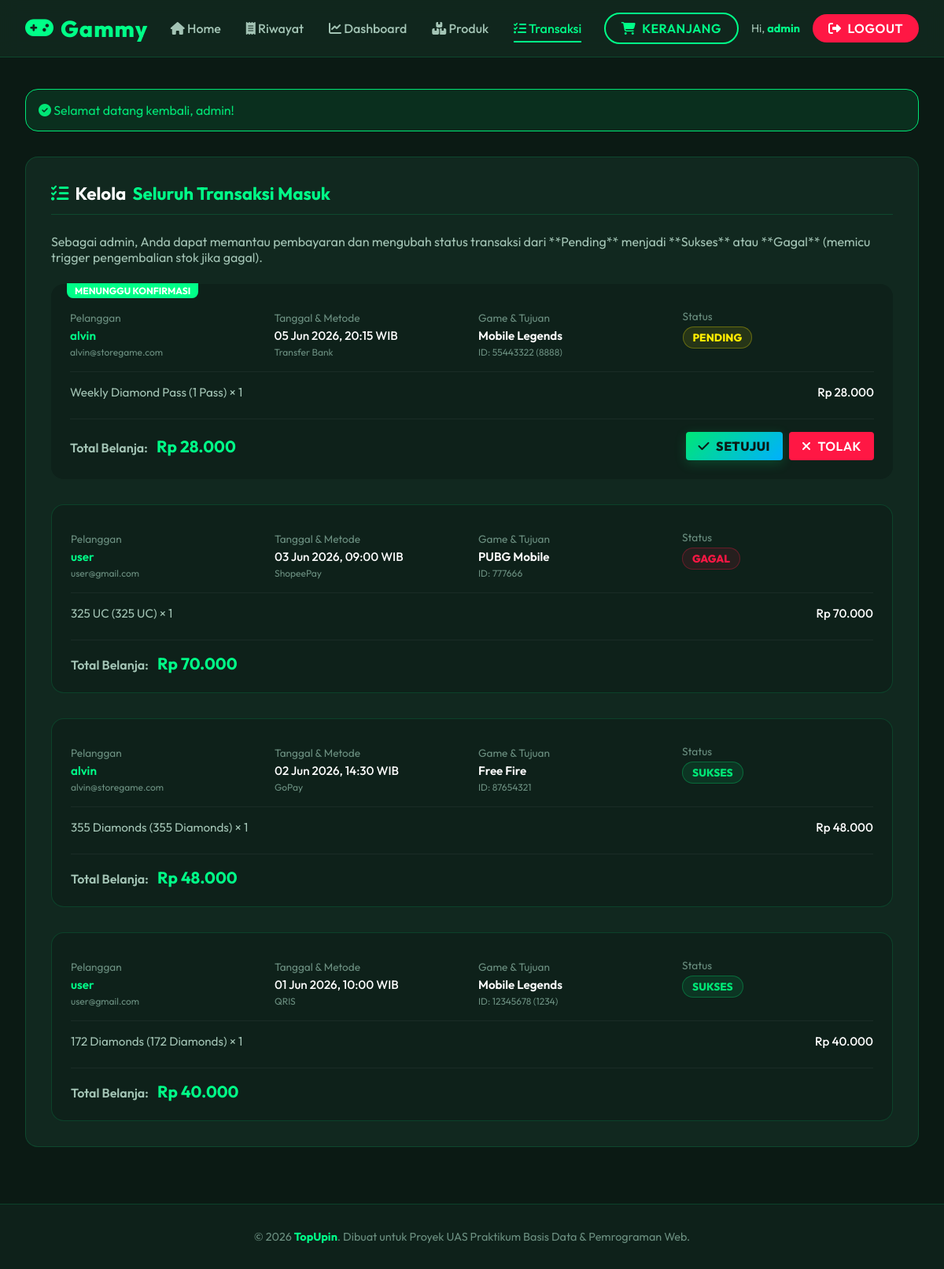
The page /pages/admin/transactions.php (signed in) on the database its author committed.
### tables this page shows
CREATE TABLE IF NOT EXISTS transactions (
    id_transaksi INT PRIMARY KEY AUTO_INCREMENT,
    id_user INT NOT NULL,
    game_account_id VARCHAR(50) NOT NULL,
    game_zone_id VARCHAR(50),
    tgl_transaksi DATETIME DEFAULT CURRENT_TIMESTAMP,
    total_harga INT NOT NULL,
    status ENUM('pending', 'sukses', 'gagal') DEFAULT 'pending',
    metode_pembayaran VARCHAR(50),
    FOREIGN KEY (id_user) REFERENCES users(id_user) ON DELETE CASCADE
);

### pages/admin/transactions.php (the view, shortened to what this page needs)
<?php
require_once '../../config/database.php';
include '../../includes/header.php';
$transactions = [];
try {
    $stmt = $pdo->query("
        SELECT * FROM view_laporan_transaksi
        ORDER BY tgl_transaksi DESC
    ");
    $rows = $stmt->fetchAll();
    foreach ($rows as $row) {
        $id = $row['id_transaksi'];
        if (!isset($transactions[$id])) {
            $transactions[$id] = [
                'id_transaksi' => $row['id_transaksi'],
                'tgl_transaksi' => $row['tgl_transaksi'],
                'game_account_id' => $row['game_account_id'],
                'game_zone_id' => $row['game_zone_id'],
                'username' => $row['username'],
                'email' => $row['email'],
                'metode_pembayaran' => $row['metode_pembayaran'],
                'status' => $row['status'],
                'nama_game' => $row['nama_game'],
                'items' => [],
                'total' => 0
            ];
        }
        $transactions[$id]['items'][] = [
            'nama_produk' => $row['nama_produk'],
            'nominal' => $row['nominal'],
            'harga_satuan' => $row['harga_satuan'],
            'qty' => $row['qty'],
            'subtotal' => $row['subtotal']
        ];
        $transactions[$id]['total'] += $row['subtotal'];
    }
} catch (PDOException $e) {
    echo '<div class="panel alert" style="background: rgba(255, 23, 68, 0.1); border-color: var(--danger); color: var(--danger);">' . $e->getMessage() . '</div>';
}
?>
<div class="panel">
    <h2 class="panel-title">
        <i class="fa-solid fa-list-check" style="color: var(--accent-primary);"></i> Kelola <span>Seluruh Transaksi Masuk</span>
    </h2>
    <p style="color: var(--text-secondary); margin-bottom: 1.5rem;">
        Sebagai admin, Anda dapat memantau pembayaran dan mengubah status transaksi dari **Pending** menjadi **Sukses** atau **Gagal** (memicu trigger pengembalian stok jika gagal).
    </p>
    <?php if (empty($transactions)): ?>
        <p style="color: var(--text-secondary); text-align: center; margin: 2rem 0;">Belum ada riwayat transaksi pelanggan.</p>
    <?php else: ?>
        <div style="display: flex; flex-direction: column; gap: 2rem;">
            <?php foreach ($transactions as $tx): ?>
                <div style="background: var(--bg-secondary); border: 1px solid <?= ($tx['status'] === 'pending') ? 'var(--accent-purple-glow)' : 'var(--glass-border)' ?>; border-radius: var(--radius-md); padding: 1.5rem; position: relative;">
                    <?php if ($tx['status'] === 'pending'): ?>
                        <div style="position: absolute; top: -1px; left: 20px; background: var(--accent-primary); color: white; padding: 2px 10px; font-size: 0.75rem; font-weight: bold; border-radius: 0 0 8px 8px; text-transform: uppercase;">
                            Menunggu Konfirmasi
                        </div>
                    <?php endif; ?>
                    <div style="display: grid; grid-template-columns: repeat(auto-fit, minmax(150px, 1fr)); gap: 1rem; border-bottom: 1px solid rgba(255, 255, 255, 0.05); padding-bottom: 1rem; margin-bottom: 1rem; margin-top: 0.5rem;">
                        <div>
                            <span style="color: var(--text-muted); font-size: 0.85rem;">Pelanggan</span>
                            <div style="font-weight: 600; font-size: 0.95rem; margin-top: 0.25rem; color: var(--accent-primary);">
                                <?= htmlspecialchars($tx['username']) ?>
                            </div>
                            <span style="font-size: 0.75rem; color: var(--text-muted);"><?= htmlspecialchars($tx['email']) ?></span>
                        </div>
                        <div>
                            <span style="color: var(--text-muted); font-size: 0.85rem;">Tanggal & Metode</span>
                            <div style="font-weight: 500; font-size: 0.95rem; margin-top: 0.25rem;">
                                <?= date('d M Y, H:i', strtotime($tx['tgl_transaksi'])) ?> WIB
                            </div>
                            <span style="font-size: 0.75rem; color: var(--text-muted);"><?= htmlspecialchars($tx['metode_pembayaran']) ?></span>
                        </div>
                        <div>
                            <span style="color: var(--text-muted); font-size: 0.85rem;">Game & Tujuan</span>
                            <div style="font-weight: 600; font-size: 0.95rem; margin-top: 0.25rem; color: var(--text-primary);">
                                <?= htmlspecialchars($tx['nama_game']) ?>
                            </div>
                            <span style="font-size: 0.75rem; color: var(--text-muted);">
                                ID: <code><?= htmlspecialchars($tx['game_account_id']) ?></code><?= !empty($tx['game_zone_id']) ? ' (<code>' . htmlspecialchars($tx['game_zone_id']) . '</code>)' : '' ?>
                            </span>
                        </div>
                        <div>
                            <span style="color: var(--text-muted); font-size: 0.85rem; display: block; margin-bottom: 0.25rem;">Status</span>
                            <span class="status-badge status-<?= $tx['status'] ?>"><?= $tx['status'] ?></span>
                        </div>
                    </div>
                    <div style="display: flex; flex-direction: column; gap: 0.75rem; margin-bottom: 1.5rem;">
                        <?php foreach ($tx['items'] as $item): ?>
                            <div style="display: flex; justify-content: space-between; align-items: center; font-size: 0.95rem;">
                                <div style="color: var(--text-secondary);">
                                    <?= htmlspecialchars($item['nama_produk']) ?> (<?= htmlspecialchars($item['nominal']) ?>) &times; <?= $item['qty'] ?>
                                </div>
                                <div style="font-weight: 500;">
                                    Rp <?= number_format($item['subtotal'], 0, ',', '.') ?>
                                </div>
                            </div>
                        <?php endforeach; ?>
                    </div>
                    <div style="display: flex; justify-content: space-between; align-items: center; border-top: 1px solid rgba(255, 255, 255, 0.05); padding-top: 1rem; flex-wrap: wrap; gap: 1rem;">
                        <div>
                            <span style="color: var(--text-secondary); font-weight: 600;">Total Belanja:</span>
                            <strong style="color: var(--accent-primary); font-size: 1.3rem; margin-left: 0.5rem;">Rp <?= number_format($tx['total'], 0, ',', '.') ?></strong>
                        </div>
                        <?php if ($tx['status'] === 'pending'): ?>
                            <div style="display: flex; gap: 0.5rem;">
                                <a href="../../process/admin_action.php?action=update_status&id_transaksi=<?= $tx['id_transaksi'] ?>&status=sukses" class="btn btn-primary" style="background: linear-gradient(135deg, var(--success), #00b0ff); box-shadow: 0 4px 15px rgba(0, 230, 118, 0.2); padding: 0.5rem 1rem; border-radius: 4px;">
                                    <i class="fa-solid fa-check"></i> Setujui
                                </a>
                                <a href="../../process/admin_action.php?action=update_status&id_transaksi=<?= $tx['id_transaksi'] ?>&status=gagal" class="btn btn-danger" style="padding: 0.5rem 1rem; border-radius: 4px;">
                                    <i class="fa-solid fa-xmark"></i> Tolak
                                </a>
                            </div>
                        <?php endif; ?>
                    </div>
                </div>
            <?php endforeach; ?>
        </div>
    <?php endif; ?>
</div>
<?php
include '../../includes/footer.php';
?>

### assets/css/style.css (style rules this page uses)
:root { --bg-primary: #0B1A14; --bg-secondary: #0E211A; --bg-card: #11281F; --accent-primary: #00FF88; --accent-secondary: #00D270; --text-primary: #ffffff; --text-secondary: #a3c4b5; --text-muted: #6b8f80; --success: #00e676; --danger: #ff1744; --warning: #ffea00; --glass-bg: rgba(17, 40, 31, 0.9); --glass-border: rgba(0, 255, 136, 0.15); --radius-sm: 8px; --radius-md: 16px; --radius-lg: 24px; --transition: all 0.3s cubic-bezier(0.4, 0, 0.2, 1); }
* { margin: 0; padding: 0; box-sizing: border-box; font-family: 'Outfit', sans-serif; }
body { background-color: var(--bg-primary); color: var(--text-primary); min-height: 100vh; display: flex; flex-direction: column; overflow-x: hidden; }
a { color: inherit; text-decoration: none; transition: var(--transition); }
.btn { padding: 0.75rem 1.5rem; border-radius: var(--radius-sm); font-weight: 600; cursor: pointer; display: inline-flex; align-items: center; gap: 0.5rem; transition: var(--transition); text-transform: uppercase; letter-spacing: 0.5px; }
.btn-primary { background: var(--accent-primary); color: var(--bg-primary); font-weight: 800; }
.btn-danger { background: var(--danger); color: white; }
.panel { background: var(--bg-card); border-radius: var(--radius-md); border: 1px solid var(--glass-border); padding: 2rem; margin-bottom: 2rem; }
.panel-title { font-size: 1.4rem; font-weight: 700; margin-bottom: 1.5rem; display: flex; align-items: center; gap: 0.5rem; border-bottom: 1px solid var(--glass-border); padding-bottom: 0.75rem; }
.panel-title span { color: var(--accent-primary); }
.status-badge { padding: 0.25rem 0.75rem; border-radius: 50px; font-size: 0.85rem; font-weight: 800; text-transform: uppercase; display: inline-block; }
.status-pending { background: rgba(255, 234, 0, 0.1); color: var(--warning); border: 1px solid rgba(255, 234, 0, 0.3); }
.status-sukses { background: rgba(0, 230, 118, 0.1); color: var(--success); border: 1px solid rgba(0, 230, 118, 0.3); }
.status-gagal { background: rgba(255, 23, 68, 0.1); color: var(--danger); border: 1px solid rgba(255, 23, 68, 0.3); }

### rows shown on the page
transactions: shows "MENUNGGU KONFIRMASI", username "alvin", email "alvin@storegame.com", tgl_transaksi "05 Jun 2026, 20:15", metode_pembayaran "Transfer Bank", nama_game "Mobile Legends", game_account "55443322", game_zone "8888", status "PENDING", nama_produk "Weekly Diamond Pass", nominal "1 Pass", qty "1", subtotal "28.000", total "28.000"
transactions: username "user", email "user@gmail.com", tgl_transaksi "03 Jun 2026, 09:00", metode_pembayaran "ShopeePay", nama_game "PUBG Mobile", game_account "777666", status "GAGAL", nama_produk "325 UC", nominal "325 UC", qty "1", subtotal "70.000", total "70.000"
transactions: username "alvin", email "alvin@storegame.com", tgl_transaksi "02 Jun 2026, 14:30", metode_pembayaran "GoPay", nama_game "Free Fire", game_account "87654321", status "SUKSES", nama_produk "355 Diamonds", nominal "355 Diamonds", qty "1", subtotal "48.000", total "48.000"
transactions: username "user", email "user@gmail.com", tgl_transaksi "01 Jun 2026, 10:00", metode_pembayaran "QRIS", nama_game "Mobile Legends", game_account "12345678", game_zone "1234", status "SUKSES", nama_produk "172 Diamonds", nominal "172 Diamonds", qty "1", subtotal "40.000", total "40.000"

### other values the page prints
$_SESSION['user']['username'] "admin"
$_SESSION['success'] "Selamat datang kembali, admin!"
